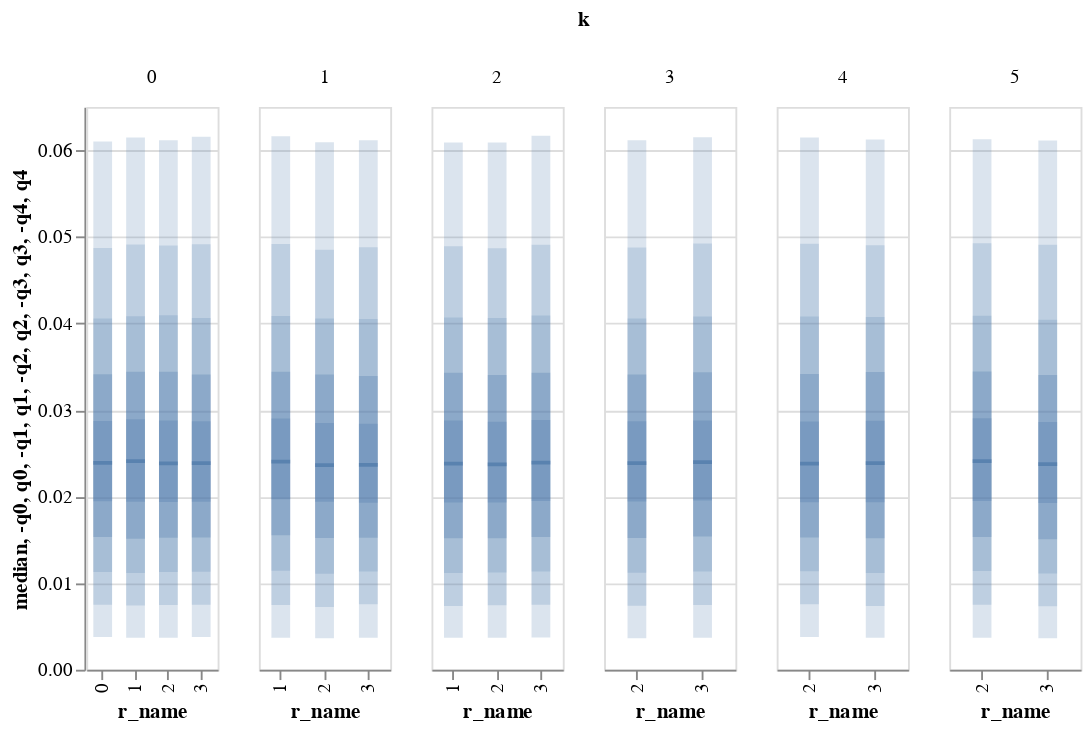

Notebook cell for this chart:
### Code cell
base.plot_weights_dist(base.create_weights(100,500))

### Figure 1 — Vega-Lite specification as saved in the notebook (floating-point values rounded to 4 significant figures)
{"config": {"view": {"continuousWidth": 400, "continuousHeight": 300}}, "data": {"name": "data-9965137bda4d9731d9c83ecaf1ef47df"}, "facet": {"column": {"type": "quantitative", "field": "k"}}, "spec": {"layer": [{"mark": {"type": "tick", "thickness": 2, "width": 10, "xOffset": 0}, "encoding": {"x": {"type": "nominal", "field": "r_name"}, "y": {"type": "quantitative", "field": "median"}}, "selection": {"selector003": {"type": "interval", "bind": "scales", "encodings": ["y"]}}, "width": 70}, {"mark": {"type": "bar", "opacity": 0.2, "width": 10, "xOffset": 0}, "encoding": {"x": {"type": "nominal", "field": "r_name"}, "y": {"type": "quantitative", "field": "-q0"}, "y2": {"field": "q0"}}, "width": 70}, {"mark": {"type": "bar", "opacity": 0.2, "width": 10, "xOffset": 0}, "encoding": {"x": {"type": "nominal", "field": "r_name"}, "y": {"type": "quantitative", "field": "-q1"}, "y2": {"field": "q1"}}, "width": 70}, {"mark": {"type": "bar", "opacity": 0.2, "width": 10, "xOffset": 0}, "encoding": {"x": {"type": "nominal", "field": "r_name"}, "y": {"type": "quantitative", "field": "-q2"}, "y2": {"field": "q2"}}, "width": 70}, {"mark": {"type": "bar", "opacity": 0.3, "width": 10, "xOffset": 0}, "encoding": {"x": {"type": "nominal", "field": "r_name"}, "y": {"type": "quantitative", "field": "-q3"}, "y2": {"field": "q3"}}, "width": 70}, {"mark": {"type": "bar", "opacity": 0.3, "width": 10, "xOffset": 0}, "encoding": {"x": {"type": "nominal", "field": "r_name"}, "y": {"type": "quantitative", "field": "-q4"}, "y2": {"field": "q4"}}, "width": 70}]}, "resolve": {"scale": {"x": "independent"}}, "$schema": "https://vega.github.io/schema/vega-lite/v4.8.1.json", "datasets": {"data-9965137bda4d9731d9c83ecaf1ef47df": [{"r_name": 0, "k": 0, "r": 0, "name": "k=0 r=0", "median": 0.0239, "q0": 0.061, "-q0": 0.003781, "q1": 0.0487, "-q1": 0.007492, "q2": 0.04057, "-q2": 0.01127, "q3": 0.03413, "-q3": 0.01532, "q4": 0.02872, "-q4": 0.01946}, {"r_name": 1, "k": 0, "r": 1, "name": "k=0 r=1", "median": 0.02409, "q0": 0.06147, "-q0": 0.003683, "q1": 0.04913, "-q1": 0.007428, "q2": 0.04081, "-q2": 0.01116, "q3": 0.03442, "-q3": 0.01514, "q4": 0.02894, "-q4": 0.0194}, {"r_name": 2, "k": 0, "r": 2, "name": "k=0 r=2", "median": 0.02384, "q0": 0.06115, "-q0": 0.003702, "q1": 0.04901, "-q1": 0.007472, "q2": 0.04094, "-q2": 0.01127, "q3": 0.03441, "-q3": 0.01525, "q4": 0.02879, "-q4": 0.01937}, {"r_name": 3, "k": 0, "r": 3, "name": "k=0 r=3", "median": 0.02386, "q0": 0.06157, "-q0": 0.003773, "q1": 0.04913, "-q1": 0.007511, "q2": 0.04062, "-q2": 0.01133, "q3": 0.0341, "-q3": 0.01527, "q4": 0.02871, "-q4": 0.01939}, {"r_name": 1, "k": 1, "r": 1, "name": "k=1 r=1", "median": 0.02403, "q0": 0.06161, "-q0": 0.003703, "q1": 0.04918, "-q1": 0.007476, "q2": 0.04084, "-q2": 0.01144, "q3": 0.03443, "-q3": 0.01553, "q4": 0.02902, "-q4": 0.0197}, {"r_name": 2, "k": 1, "r": 2, "name": "k=1 r=2", "median": 0.02364, "q0": 0.06092, "-q0": 0.00363, "q1": 0.04852, "-q1": 0.007253, "q2": 0.04056, "-q2": 0.0111, "q3": 0.0341, "-q3": 0.01521, "q4": 0.02849, "-q4": 0.01939}, {"r_name": 3, "k": 1, "r": 3, "name": "k=1 r=3", "median": 0.02366, "q0": 0.06116, "-q0": 0.003708, "q1": 0.04881, "-q1": 0.007552, "q2": 0.04051, "-q2": 0.01134, "q3": 0.03392, "-q3": 0.01524, "q4": 0.02842, "-q4": 0.01929}, {"r_name": 1, "k": 2, "r": 1, "name": "k=2 r=1", "median": 0.02381, "q0": 0.06088, "-q0": 0.00369, "q1": 0.04892, "-q1": 0.007366, "q2": 0.04067, "-q2": 0.01117, "q3": 0.03429, "-q3": 0.01518, "q4": 0.02879, "-q4": 0.0193}, {"r_name": 2, "k": 2, "r": 2, "name": "k=2 r=2", "median": 0.02373, "q0": 0.06089, "-q0": 0.0037, "q1": 0.04868, "-q1": 0.007441, "q2": 0.04061, "-q2": 0.01123, "q3": 0.03405, "-q3": 0.01517, "q4": 0.02865, "-q4": 0.01931}, {"r_name": 3, "k": 2, "r": 3, "name": "k=2 r=3", "median": 0.02392, "q0": 0.06168, "-q0": 0.003716, "q1": 0.04908, "-q1": 0.007493, "q2": 0.04092, "-q2": 0.01135, "q3": 0.0343, "-q3": 0.01533, "q4": 0.02883, "-q4": 0.01948}, {"r_name": 2, "k": 3, "r": 2, "name": "k=3 r=2", "median": 0.02385, "q0": 0.06114, "-q0": 0.00364, "q1": 0.04877, "-q1": 0.007377, "q2": 0.04058, "-q2": 0.0112, "q3": 0.0341, "-q3": 0.0152, "q4": 0.02869, "-q4": 0.01942}, {"r_name": 3, "k": 3, "r": 3, "name": "k=3 r=3", "median": 0.02398, "q0": 0.06149, "-q0": 0.003702, "q1": 0.04922, "-q1": 0.007478, "q2": 0.04079, "-q2": 0.01135, "q3": 0.03437, "-q3": 0.01538, "q4": 0.0288, "-q4": 0.01956}, {"r_name": 2, "k": 4, "r": 2, "name": "k=4 r=2", "median": 0.02381, "q0": 0.06146, "-q0": 0.003778, "q1": 0.04919, "-q1": 0.00757, "q2": 0.04079, "-q2": 0.01138, "q3": 0.03415, "-q3": 0.01528, "q4": 0.02866, "-q4": 0.01934}, {"r_name": 3, "k": 4, "r": 3, "name": "k=4 r=3", "median": 0.02385, "q0": 0.06124, "-q0": 0.00368, "q1": 0.04902, "-q1": 0.007365, "q2": 0.04074, "-q2": 0.01117, "q3": 0.03438, "-q3": 0.01519, "q4": 0.02876, "-q4": 0.01936}, {"r_name": 2, "k": 5, "r": 2, "name": "k=5 r=2", "median": 0.02409, "q0": 0.06126, "-q0": 0.003699, "q1": 0.04926, "-q1": 0.007517, "q2": 0.04089, "-q2": 0.0114, "q3": 0.03444, "-q3": 0.01532, "q4": 0.02904, "-q4": 0.01949}, {"r_name": 3, "k": 5, "r": 3, "name": "k=5 r=3", "median": 0.02374, "q0": 0.06112, "-q0": 0.003631, "q1": 0.04909, "-q1": 0.007343, "q2": 0.04042, "-q2": 0.01111, "q3": 0.03403, "-q3": 0.01507, "q4": 0.0286, "-q4": 0.01926}]}}
